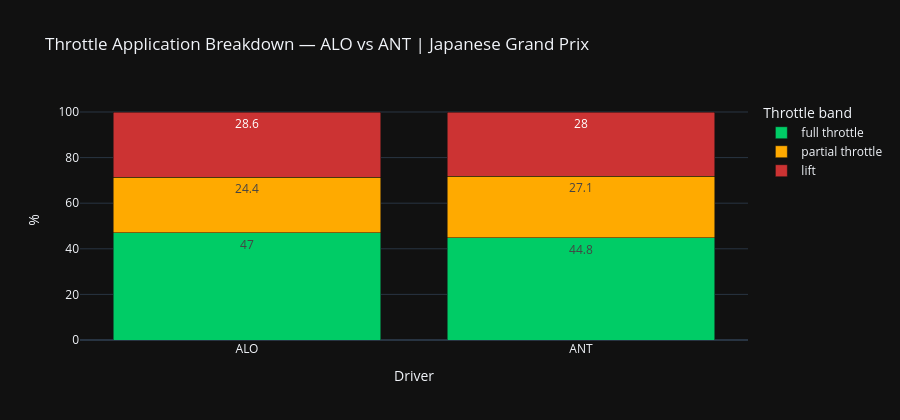

Notebook code cell kept with this figure:
### Code cell
# ── 6.2 Throttle application — full throttle vs partial vs lift ───────────────
# Breaks throttle into three bands: full (>98%), partial (20–98%), lift (<20%)
# High full-throttle % = aggressive, high-downforce track or powerful PU
throttle_bands = con.execute(f"""
    SELECT
        abbreviation,
        ROUND(
            100.0 * SUM(CASE WHEN throttle >= 98 THEN 1 ELSE 0 END) / COUNT(*), 1
        ) AS full_throttle_pct,
        ROUND(
            100.0 * SUM(CASE WHEN throttle >= 20 AND throttle < 98 THEN 1 ELSE 0 END) / COUNT(*), 1
        ) AS partial_throttle_pct,
        ROUND(
            100.0 * SUM(CASE WHEN throttle < 20 THEN 1 ELSE 0 END) / COUNT(*), 1
        ) AS lift_pct
    FROM staging.stg_fastf1_telemetry
    WHERE season      = {SEASON}
      AND round       = {ROUND}
      AND abbreviation IN ('{DRIVER_A}', '{DRIVER_B}')
    GROUP BY abbreviation
""").df()

throttle_melted = throttle_bands.melt(
    id_vars="abbreviation",
    value_vars=["full_throttle_pct", "partial_throttle_pct", "lift_pct"],
    var_name="band",
    value_name="pct",
)
throttle_melted["band"] = throttle_melted["band"].str.replace("_pct", "").str.replace("_", " ")

fig = px.bar(
    throttle_melted,
    x="abbreviation",
    y="pct",
    color="band",
    title=f"Throttle Application Breakdown — {DRIVER_A} vs {DRIVER_B} | {round_name}",
    labels={"abbreviation": "Driver", "pct": "%", "band": "Throttle band"},
    template=PLOTLY_TEMPLATE,
    text="pct",
    color_discrete_map={
        "full throttle": "#00CC66",
        "partial throttle": "#FFAA00",
        "lift": "#CC3333",
    },
)
fig.update_traces(textposition="inside")
fig.update_layout(height=420, barmode="stack")
fig.show()

### Figure 1 — Plotly figure (JSON) as saved in the notebook; plotly's stock layout.template omitted (floating-point values rounded to 4 significant figures)
{"data": [{"alignmentgroup": "True", "hovertemplate": "Throttle band=full throttle<br>Driver=%{x}<br>%=%{text}<extra></extra>", "legendgroup": "full throttle", "marker": {"color": "#00CC66", "pattern": {"shape": ""}}, "name": "full throttle", "offsetgroup": "full throttle", "orientation": "v", "showlegend": true, "text": [47, 44.8], "textposition": "inside", "type": "bar", "x": ["ALO", "ANT"], "xaxis": "x", "y": [47, 44.8], "yaxis": "y"}, {"alignmentgroup": "True", "hovertemplate": "Throttle band=partial throttle<br>Driver=%{x}<br>%=%{text}<extra></extra>", "legendgroup": "partial throttle", "marker": {"color": "#FFAA00", "pattern": {"shape": ""}}, "name": "partial throttle", "offsetgroup": "partial throttle", "orientation": "v", "showlegend": true, "text": [24.4, 27.1], "textposition": "inside", "type": "bar", "x": ["ALO", "ANT"], "xaxis": "x", "y": [24.4, 27.1], "yaxis": "y"}, {"alignmentgroup": "True", "hovertemplate": "Throttle band=lift<br>Driver=%{x}<br>%=%{text}<extra></extra>", "legendgroup": "lift", "marker": {"color": "#CC3333", "pattern": {"shape": ""}}, "name": "lift", "offsetgroup": "lift", "orientation": "v", "showlegend": true, "text": [28.6, 28], "textposition": "inside", "type": "bar", "x": ["ALO", "ANT"], "xaxis": "x", "y": [28.6, 28], "yaxis": "y"}], "layout": {"barmode": "stack", "height": 420, "legend": {"title": {"text": "Throttle band"}, "tracegroupgap": 0}, "title": {"text": "Throttle Application Breakdown — ALO vs ANT | Japanese Grand Prix"}, "xaxis": {"anchor": "y", "domain": [0, 1], "title": {"text": "Driver"}}, "yaxis": {"anchor": "x", "domain": [0, 1], "title": {"text": "%"}}}}
